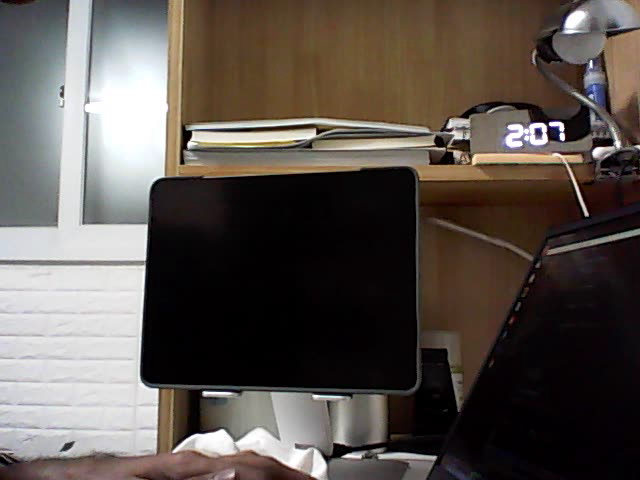
//> input picture frame 1 of script/filename.avi, 640 x 480 px
$ ./newfps   (built with g++ and OpenCV 4)
//> lines starting //> are read from the running program, lines starting //| are printed output that depends on the picture
#include <iostream>
#include <opencv2/opencv.hpp>


using namespace std;
using namespace cv;


int main(int argc, char* argv[])
{

    cv::VideoCapture cap("filename.avi");

    if (!cap.isOpened())
    {
        std::cout << "웹캠을 열 수 없습니다.\n";
        return -1;
    }


    cv::Mat frame;

    bool ret = cap.read(frame);
//> frame is the input picture: 480 rows x 640 cols, CV_8UC3; mean B, G, R 78.2, 83.7, 91.8
    if (!ret)
    {
        cout << "캡쳐 실패" << endl;
        return -1;
    }


    VideoWriter writer;

    int fourcc = VideoWriter::fourcc('X','2','6','4');

    // 녹화된 파일이 빠르게 재생되는 현상은 웹캠의 fps를 가져와서 VideoWriter에 입력해주면 해결됨.
    // 웹캠에서 fps값을 가져오지 못하는 경우 cap.get(CAP_PROP_FPS)의 리턴값이 0이 됨. 수동으로 입력해줘야함.
    // https://answers.opencv.org/question/16522/video-recording-is-too-fast/
    double fps = cap.get(CAP_PROP_FPS);
    writer.open("output.avi", fourcc, fps, frame.size());
    if (!writer.isOpened()) {
        cout << "녹화를 준비할 수 없습니다.\n";
        return -1;
    }

    while(1)
    {
        auto total_start = chrono::steady_clock::now();

        bool ret = cap.read(frame);
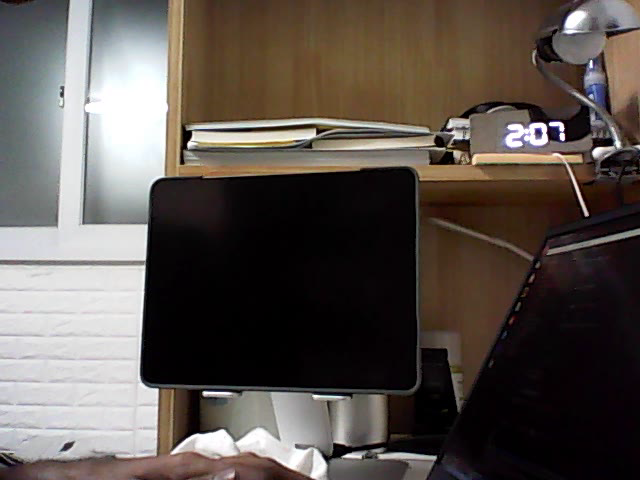
//> input picture frame 2 of script/filename.avi, 640 x 480 px
//> frame is the input picture: 480 rows x 640 cols, CV_8UC3; mean B, G, R 78.4, 84, 92.1
        if (!ret)
        {
            cout << "캡쳐 실패" << endl;
            return -1;
        }


        writer.write(frame);

        auto total_end = chrono::steady_clock::now();


        float total_fps = 1000.0 / chrono::duration_cast<chrono::milliseconds>(total_end - total_start).count();


        std::ostringstream stats_ss;
        stats_ss << fixed << setprecision(2);
        stats_ss << "Total FPS: " << total_fps;
        auto stats = stats_ss.str();


        int baseline;
        auto stats_bg_sz = getTextSize(stats.c_str(), FONT_HERSHEY_COMPLEX_SMALL, 1, 1, &baseline);
        rectangle(frame, Point(0, 0), Point(stats_bg_sz.width, stats_bg_sz.height + 10), Scalar(0, 0, 0), FILLED);
        putText(frame, stats.c_str(), Point(0, stats_bg_sz.height + 5), FONT_HERSHEY_COMPLEX_SMALL, 1, Scalar(255, 255, 255));
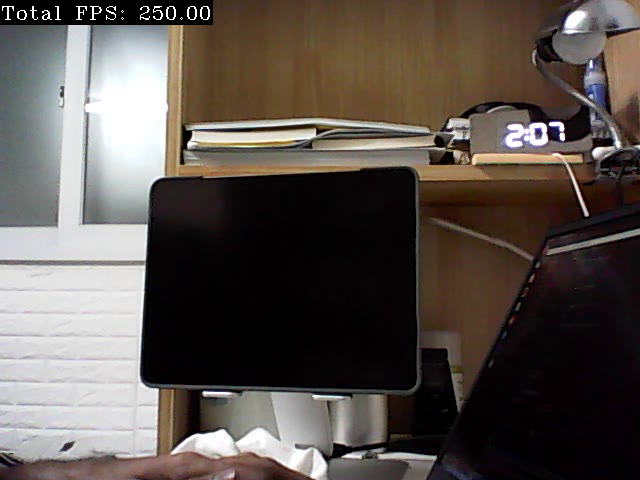
//> frame: 480 rows x 640 cols, CV_8UC3; mean B, G, R 77.3, 82.9, 91


        namedWindow("output");
        imshow("output", frame);


        int key = waitKey(1);
//> the Esc key is pressed
        if (key == 27) // ESC 키 누르면 중지
            break;
    }

    cap.release();
    writer.release();

    return 0;
}

$ run again, starting later in the video
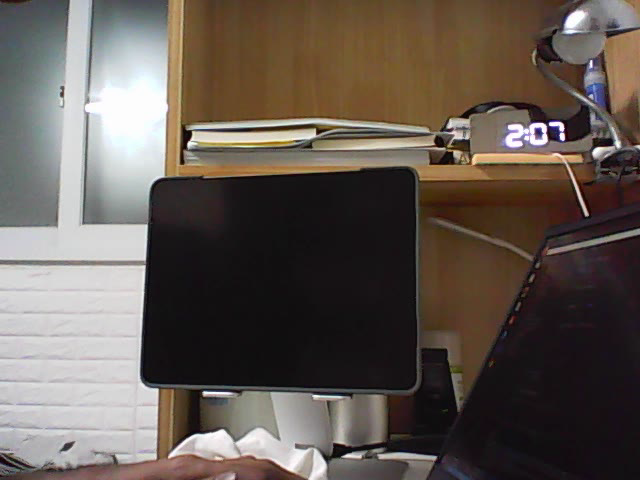
//> input picture frame 6 of script/filename.avi, 640 x 480 px
//> frame is the input picture: 480 rows x 640 cols, CV_8UC3; mean B, G, R 81.9, 89.3, 99.2
//> `putText(frame, stats.c_str(), Point(0, stats_bg_sz.height + 5), FONT_H..`:
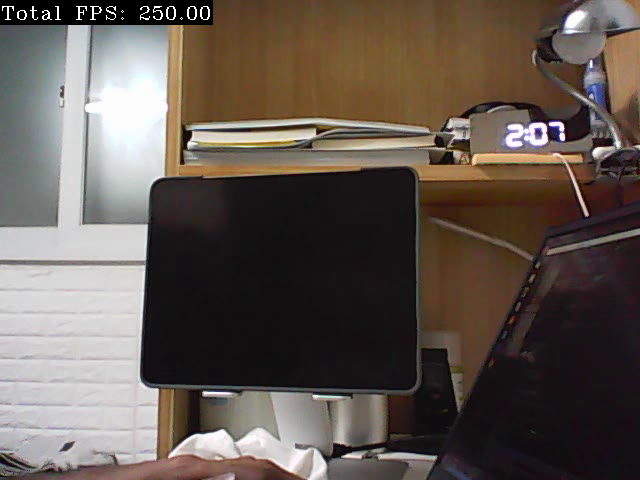
//> frame: 480 rows x 640 cols, CV_8UC3; mean B, G, R 80.9, 88.2, 98.7

$ run again, starting later in the video
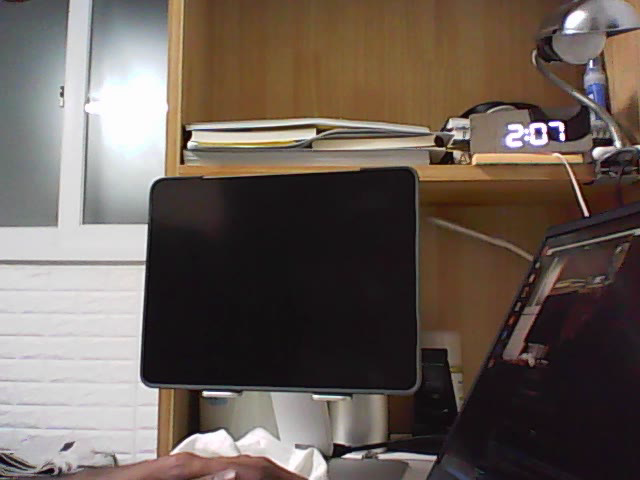
//> input picture frame 12 of script/filename.avi, 640 x 480 px
//> frame is the input picture: 480 rows x 640 cols, CV_8UC3; mean B, G, R 86.4, 94, 105.8
//> `putText(frame, stats.c_str(), Point(0, stats_bg_sz.height + 5), FONT_H..`:
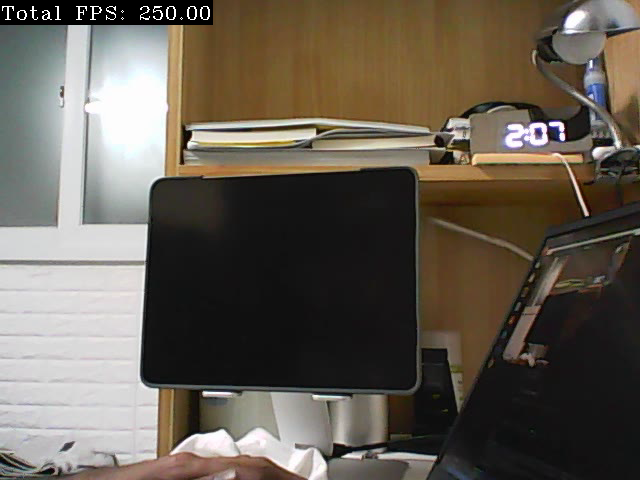
//> frame: 480 rows x 640 cols, CV_8UC3; mean B, G, R 82.8, 93.7, 101.6
